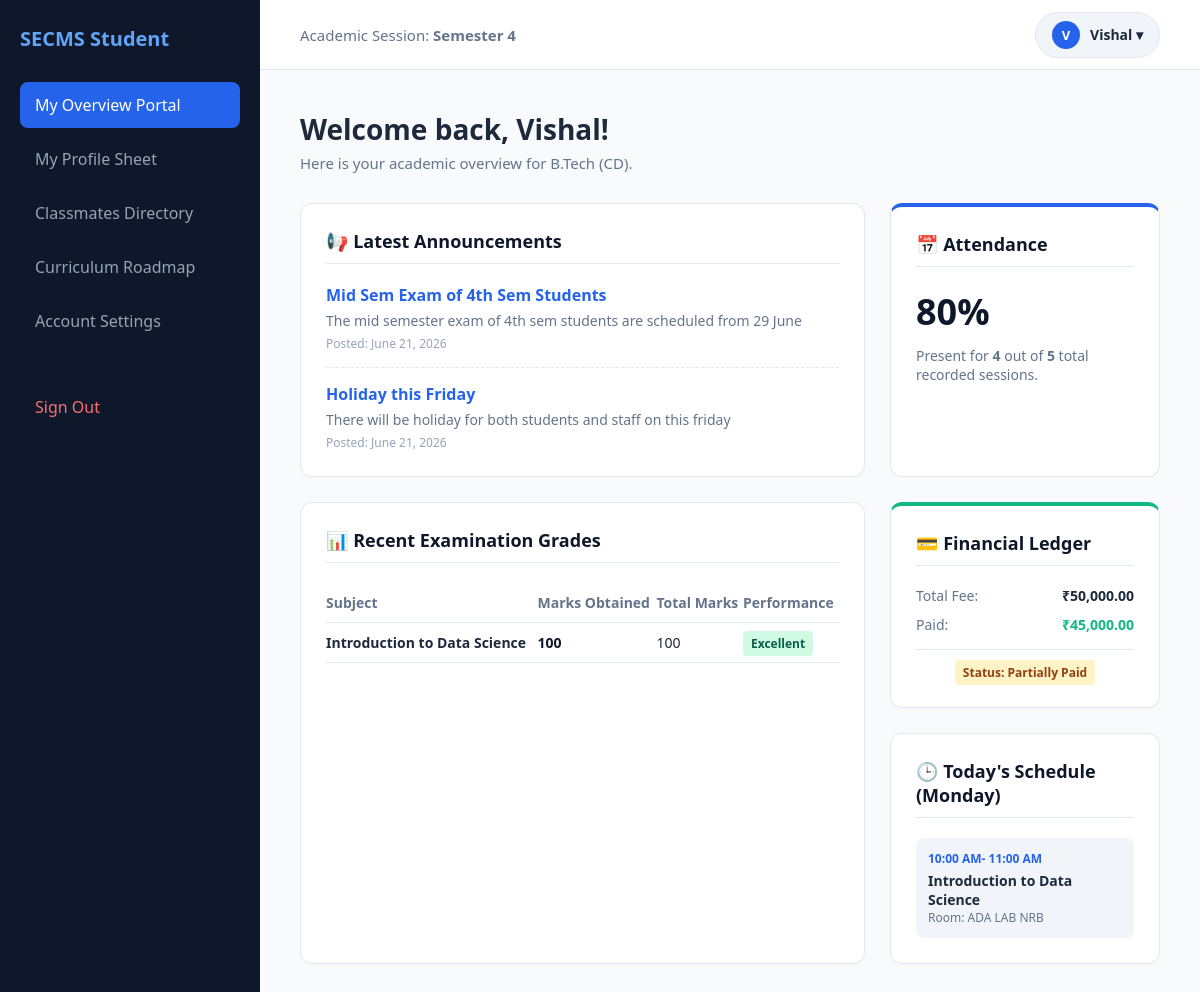
The app's page /student_dashboard.php (signed in) with its own data.
### tables this page shows
CREATE TABLE `users` (
  `id` int(11) NOT NULL,
  `username` varchar(50) NOT NULL,
  `password` varchar(255) NOT NULL,
  `email` varchar(100) NOT NULL,
  `role` enum('admin','faculty','student') NOT NULL,
  `status` enum('pending','approved') DEFAULT 'pending',
  `created_at` timestamp NOT NULL DEFAULT current_timestamp(),
  `course_code` varchar(20) DEFAULT NULL,
  `batch_id` int(11) DEFAULT NULL
);

CREATE TABLE `batches` (
  `id` int(11) NOT NULL,
  `batch_name` varchar(50) NOT NULL,
  `current_semester` int(11) DEFAULT 1
);

CREATE TABLE `announcements` (
  `id` int(11) NOT NULL,
  `title` varchar(255) NOT NULL,
  `message` text NOT NULL,
  `created_by` varchar(100) NOT NULL,
  `created_at` timestamp NOT NULL DEFAULT current_timestamp()
);

CREATE TABLE `marks` (
  `id` int(11) NOT NULL,
  `student_id` int(11) NOT NULL,
  `subject_id` int(11) NOT NULL,
  `marks_obtained` int(11) NOT NULL,
  `total_marks` int(11) DEFAULT 100
);

CREATE TABLE `subjects` (
  `id` int(11) NOT NULL,
  `subject_code` varchar(20) NOT NULL,
  `subject_name` varchar(150) NOT NULL,
  `course_code` varchar(20) DEFAULT NULL,
  `semester` int(11) NOT NULL
);

CREATE TABLE `fees` (
  `id` int(11) NOT NULL,
  `student_id` int(11) DEFAULT NULL,
  `total_amount` decimal(10,2) NOT NULL,
  `amount_paid` decimal(10,2) DEFAULT 0.00,
  `status` enum('Paid','Pending','Partially Paid') DEFAULT 'Pending',
  `updated_at` timestamp NOT NULL DEFAULT current_timestamp() ON UPDATE current_timestamp()
);

CREATE TABLE `timetables` (
  `id` int(11) NOT NULL,
  `day_of_week` varchar(20) NOT NULL,
  `time_slot` varchar(50) NOT NULL,
  `subject_name` varchar(100) NOT NULL,
  `room_number` varchar(20) NOT NULL
);

### student_dashboard.php (the view, shortened to what this page needs)
<?php
include 'db_connect.php';
$student_id = $_SESSION['user_id'];
$query = $conn->query("SELECT u.*, b.batch_name, b.current_semester FROM users u LEFT JOIN batches b ON u.batch_id = b.id WHERE u.id = $student_id");
$user_data = $query->fetch_assoc();
$student_name = $user_data['username'] ?? 'Student';
$course_code = $user_data['course_code'] ?? 'Not Mapped';
$semester = $user_data['current_semester'] ?? 'N/A';
$announcements = $conn->query("SELECT * FROM announcements ORDER BY created_at DESC LIMIT 2");
$fee_query = $conn->query("SELECT * FROM fees WHERE student_id = $student_id");
$fee_data = $fee_query->fetch_assoc();
$att_total = $conn->query("SELECT COUNT(*) as total FROM attendance WHERE student_id = $student_id")->fetch_assoc()['total'];
$att_present = $conn->query("SELECT COUNT(*) as present FROM attendance WHERE student_id = $student_id AND status = 'Present'")->fetch_assoc()['present'];
$att_percentage = $att_total > 0 ? round(($att_present / $att_total) * 100) : 0;
$marks_query = $conn->query("SELECT m.marks_obtained, m.total_marks, s.subject_name FROM marks m JOIN subjects s ON m.subject_id = s.id WHERE m.student_id = $student_id LIMIT 4");
$current_day = date('l');
$timetable_query = $conn->query("SELECT * FROM timetables WHERE day_of_week = '$current_day' ORDER BY time_slot ASC");
?>
<!DOCTYPE html>
<html lang="en">
<head>
</head>
<body>
<div class="sidebar">
    <h3>SECMS Student</h3>
    <a href="student_dashboard.php" class="active">My Overview Portal</a>
    <a href="student_profile.php">My Profile Sheet</a>
    <a href="student_classmates.php">Classmates Directory</a>
    <a href="student_curriculum.php">Curriculum Roadmap</a>
    <a href="profile.php">Account Settings</a>
    <a href="logout.php" style="color: #f87171; margin-top: 40px; display: block;">Sign Out</a>
</div>
<div class="workspace">
    <header class="top-header">
        <div style="font-size: 15px; font-weight: 500; color: var(--text-light);">Academic Session: <strong>Semester <?php echo htmlspecialchars($semester); ?></strong></div>
        <div class="profile-menu" style="position: relative; display: inline-block;">
            <div class="profile-trigger" style="display: flex; align-items: center; gap: 10px; background: #f1f5f9; padding: 8px 16px; border-radius: 50px; cursor: pointer; font-weight: 600; font-size: 14px; border: 1px solid var(--border);" onclick="var d = document.getElementById('stu-drop'); d.style.display = d.style.display === 'block' ? 'none' : 'block';">
                <div style="width: 28px; height: 28px; background: var(--accent); color: white; border-radius: 50%; display: flex; align-items: center; justify-content: center; font-size: 13px;">
                    <?php echo strtoupper(substr($student_name, 0, 1)); ?>
                </div>
                <?php echo htmlspecialchars($student_name); ?> ▾
            </div>
        </div>
    </header>
    <main class="main-content">
        <h1>Welcome back, <?php echo htmlspecialchars($student_name); ?>!</h1>
        <div class="subtitle">Here is your academic overview for B.Tech (<?php echo htmlspecialchars($course_code); ?>).</div>
        <div class="dashboard-grid">
            <div class="card col-span-2">
                <div class="card-header">
                    <h2>📢 Latest Announcements</h2>
                </div>
                <?php if ($announcements && $announcements->num_rows > 0): ?>
                    <?php while($ann = $announcements->fetch_assoc()): ?>
                        <div class="announcement-item">
                            <div class="announcement-title"><?php echo htmlspecialchars($ann['title']); ?></div>
                            <div style="font-size: 14px; color: var(--text-light);"><?php echo htmlspecialchars($ann['message']); ?></div>
                            <div style="font-size: 12px; color: #94a3b8; margin-top: 5px;">Posted: <?php echo date('F d, Y', strtotime($ann['created_at'])); ?></div>
                        </div>
                    <?php endwhile; ?>
                <?php else: ?>
                    <p style="color: var(--text-light); font-size: 14px;">No new announcements at this time.</p>
                <?php endif; ?>
            </div>
            <div class="card" style="border-top: 4px solid var(--accent);">
                <div class="card-header">
                    <h2>📅 Attendance</h2>
                </div>
                <div class="metric-value"><?php echo $att_percentage; ?>%</div>
                <p style="font-size: 14px; color: var(--text-light); margin: 0;">
                    Present for <strong><?php echo $att_present; ?></strong> out of <strong><?php echo $att_total; ?></strong> total recorded sessions.
                </p>
            </div>
            <div class="card col-span-2">
                <div class="card-header">
                    <h2>📊 Recent Examination Grades</h2>
                </div>
                <?php if ($marks_query && $marks_query->num_rows > 0): ?>
                    <table>
                        <thead>
                            <tr>
                                <th>Subject</th>
                                <th>Marks Obtained</th>
                                <th>Total Marks</th>
                                <th>Performance</th>
                            </tr>
                        </thead>
                        <tbody>
                            <?php while($mark = $marks_query->fetch_assoc()):
                                $percent = ($mark['marks_obtained'] / $mark['total_marks']) * 100;
                            ?>
                            <tr>
                                <td><strong><?php echo htmlspecialchars($mark['subject_name']); ?></strong></td>
                                <td style="color: var(--primary); font-weight: 600;"><?php echo $mark['marks_obtained']; ?></td>
                                <td><?php echo $mark['total_marks']; ?></td>
                                <td>
                                    <?php if($percent >= 80): ?>
                                        <span class="status-badge bg-success">Excellent</span>
                                    <?php elseif($percent >= 50): ?>
                                        <span class="status-badge bg-warning" style="background: #e0f2fe; color: #0369a1;">Good</span>
                                    <?php else: ?>
                                        <span class="status-badge" style="background: #fee2e2; color: #991b1b;">Needs Improvement</span>
                                    <?php endif; ?>
                                </td>
                            </tr>
                            <?php endwhile; ?>
                        </tbody>
                    </table>
                <?php else: ?>
                    <p style="color: var(--text-light); font-size: 14px;">No examination marks have been published yet.</p>
                <?php endif; ?>
            </div>
            <div style="display: flex; flex-direction: column; gap: 25px;">
                <div class="card" style="border-top: 4px solid var(--success);">
                    <div class="card-header">
                        <h2>💳 Financial Ledger</h2>
                    </div>
                    <?php if ($fee_data): ?>
                        <div style="display: flex; justify-content: space-between; margin-bottom: 10px; font-size: 14px;">
                            <span style="color: var(--text-light);">Total Fee:</span>
                            <strong>₹<?php echo number_format($fee_data['total_amount'], 2); ?></strong>
                        </div>
                        <div style="display: flex; justify-content: space-between; margin-bottom: 15px; font-size: 14px;">
                            <span style="color: var(--text-light);">Paid:</span>
                            <strong style="color: var(--success);">₹<?php echo number_format($fee_data['amount_paid'], 2); ?></strong>
                        </div>
                        <div style="border-top: 1px solid var(--border); padding-top: 10px; text-align: center;">
                            <span class="status-badge <?php echo ($fee_data['status'] == 'Paid') ? 'bg-success' : 'bg-warning'; ?>">
                                Status: <?php echo htmlspecialchars($fee_data['status']); ?>
                            </span>
                        </div>
                    <?php else: ?>
                        <p style="color: var(--text-light); font-size: 14px;">No fee structure assigned yet.</p>
                    <?php endif; ?>
                </div>
                <div class="card">
                    <div class="card-header">
                        <h2>🕒 Today's Schedule (<?php echo $current_day; ?>)</h2>
                    </div>
                    <?php if ($timetable_query && $timetable_query->num_rows > 0): ?>
                        <div style="display: flex; flex-direction: column; gap: 10px;">
                            <?php while($slot = $timetable_query->fetch_assoc()): ?>
                                <div style="background: #f1f5f9; padding: 12px; border-radius: 8px;">
                                    <div style="font-size: 12px; font-weight: 600; color: var(--accent); margin-bottom: 4px;"><?php echo htmlspecialchars($slot['time_slot']); ?></div>
                                    <div style="font-size: 14px; font-weight: 600;"><?php echo htmlspecialchars($slot['subject_name']); ?></div>
                                    <div style="font-size: 12px; color: var(--text-light);">Room: <?php echo htmlspecialchars($slot['room_number']); ?></div>
                                </div>
                            <?php endwhile; ?>
                        </div>
                    <?php else: ?>
                        <p style="color: var(--text-light); font-size: 14px;">No classes scheduled for today.</p>
                    <?php endif; ?>
                </div>
            </div>
        </div>
    </main>
</div>
</body>
</html>

### student_dashboard.php (style rules this page uses)
:root { --primary: #0f172a; --accent: #2563eb; --success: #10b981; --warning: #f59e0b; --danger: #ef4444; --bg: #f8fafc; --card: #ffffff; --border: #e2e8f0; --text: #1e293b; --text-light: #64748b; }
body { font-family: 'Segoe UI', system-ui, sans-serif; background: var(--bg); color: var(--text); margin: 0; display: flex; min-height: 100vh; }
.sidebar { width: 260px; background: var(--primary); color: white; padding: 25px 20px; box-sizing: border-box; flex-shrink: 0; }
.sidebar h3 { margin: 0 0 30px 0; color: #60a5fa; font-size: 20px; }
.sidebar a { display: block; color: #94a3b8; text-decoration: none; padding: 12px 15px; border-radius: 8px; margin-bottom: 8px; font-weight: 500; transition: all 0.2s; }
.sidebar a:hover, .sidebar a.active { background: #1e293b; color: white; }
.sidebar a.active { background: var(--accent); }
.workspace { flex: 1; display: flex; flex-direction: column; min-width: 0; }
.top-header { background: var(--card); height: 70px; border-bottom: 1px solid var(--border); display: flex; justify-content: space-between; align-items: center; padding: 0 40px; box-sizing: border-box; z-index: 10; }
.main-content { padding: 40px; box-sizing: border-box; overflow-y: auto; }
h1 { margin: 0 0 5px 0; font-size: 28px; }
.subtitle { color: var(--text-light); margin-bottom: 30px; font-size: 15px; }
.dashboard-grid { display: grid; grid-template-columns: repeat(3, 1fr); gap: 25px; }
.card { background: var(--card); border: 1px solid var(--border); border-radius: 12px; padding: 25px; box-shadow: 0 1px 3px rgba(0,0,0,0.02); }
.card-header { display: flex; justify-content: space-between; align-items: center; margin-bottom: 20px; border-bottom: 1px solid var(--border); padding-bottom: 10px; }
.card-header h2 { margin: 0; font-size: 18px; color: var(--primary); }
.announcement-item { margin-bottom: 15px; padding-bottom: 15px; border-bottom: 1px dashed var(--border); }
.announcement-item:last-child { border-bottom: none; margin-bottom: 0; padding-bottom: 0; }
.announcement-title { font-weight: 600; color: var(--accent); margin-bottom: 5px; }
.metric-value { font-size: 36px; font-weight: 700; margin: 10px 0; color: var(--primary); }
table { width: 100%; border-collapse: collapse; }
th, td { padding: 10px 0; border-bottom: 1px solid var(--border); text-align: left; font-size: 14px; }
th { color: var(--text-light); font-weight: 600; }
.status-badge { padding: 4px 8px; border-radius: 4px; font-size: 12px; font-weight: 600; }
.bg-success { background: #d1fae5; color: #065f46; }
.bg-warning { background: #fef3c7; color: #92400e; }
.col-span-2 { grid-column: span 2; }

### records on screen
users: batch.current_semester "4", username "V", username "Vishal", course_code "CD"
announcements: title "Mid Sem Exam of 4th Sem Students", message "The mid semester exam of 4th sem students are scheduled from 29 June", created_at "June 21, 2026"
announcements: title "Holiday this Friday", message "There will be holiday for both students and staff on this friday", created_at "June 21, 2026"
marks: subject.subject_name "Introduction to Data Science", marks_obtained "100", total_marks "100", shows "Excellent"
fees: total_amount "50,000.00", amount_paid "45,000.00", status "Partially Paid"
timetables: time_slot "10:00 AM- 11:00 AM", subject_name "Introduction to Data Science", room_number "ADA LAB NRB"

### other values on screen
$att_percentage "80"
$att_present "4"
$att_total "5"
